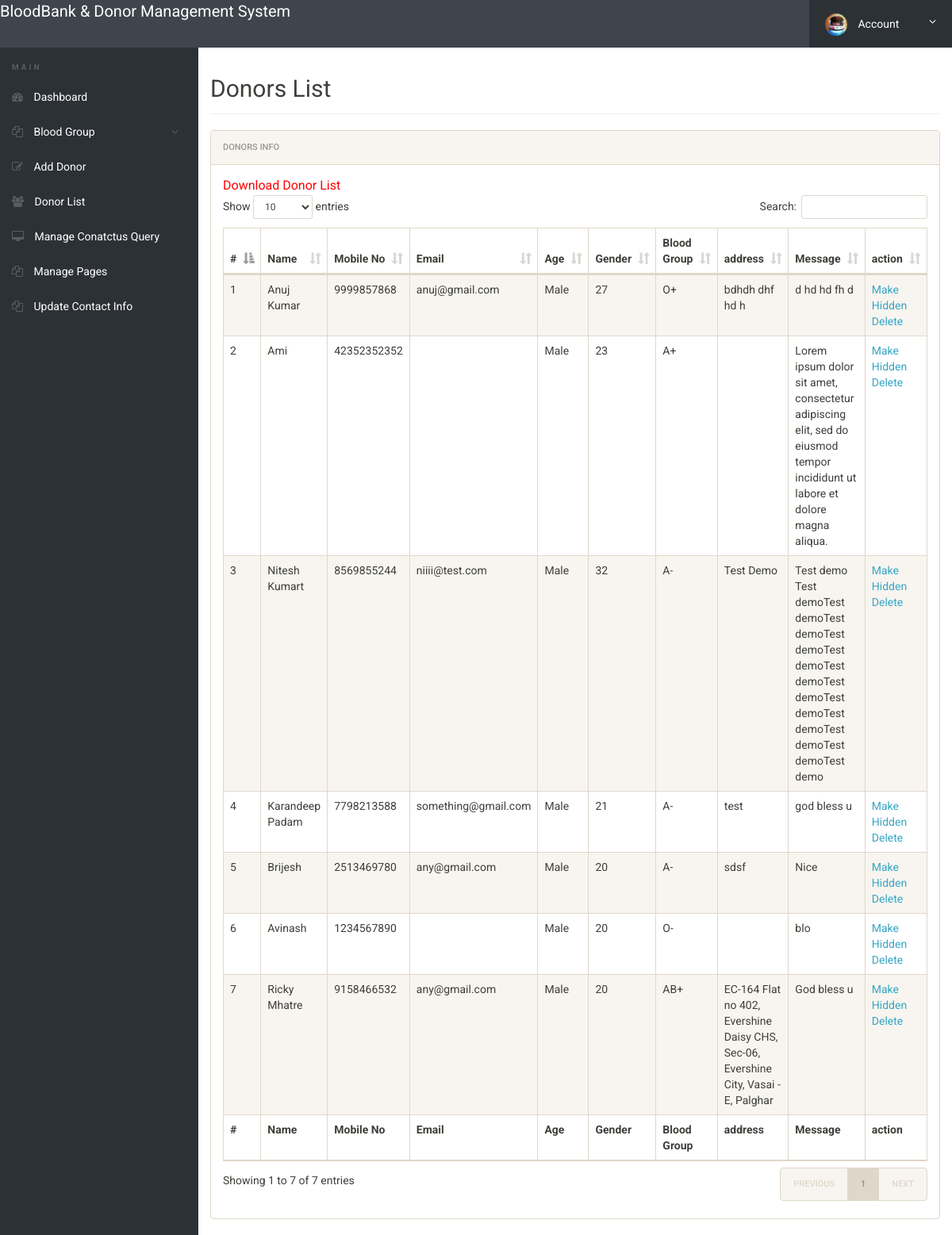
Page /bbdms/admin/donor-list.php (signed in) on the committed database.
### tables this page shows
CREATE TABLE `tblblooddonars` (
  `id` int(11) NOT NULL,
  `FullName` varchar(100) DEFAULT NULL,
  `MobileNumber` char(11) DEFAULT NULL,
  `EmailId` varchar(100) DEFAULT NULL,
  `Gender` varchar(20) DEFAULT NULL,
  `Age` int(11) DEFAULT NULL,
  `BloodGroup` varchar(20) DEFAULT NULL,
  `Address` varchar(255) DEFAULT NULL,
  `Message` mediumtext DEFAULT NULL,
  `PostingDate` timestamp NOT NULL DEFAULT current_timestamp(),
  `status` int(1) DEFAULT NULL
);

### bbdms/admin/donor-list.php (the view, shortened to what this page needs)
<?php
include('includes/config.php');
if(strlen($_SESSION['alogin'])==0)
	{
header('location:index.php');
}
else{
 ?>
<!doctype html>
<html lang="en" class="no-js">
<head>
	<link rel="stylesheet" href="css/font-awesome.min.css">
	<link rel="stylesheet" href="css/bootstrap.min.css">
	<link rel="stylesheet" href="css/dataTables.bootstrap.min.css">
	<link rel="stylesheet" href="css/bootstrap-social.css">
	<link rel="stylesheet" href="css/bootstrap-select.css">
	<link rel="stylesheet" href="css/fileinput.min.css">
	<link rel="stylesheet" href="css/awesome-bootstrap-checkbox.css">
	<link rel="stylesheet" href="css/style.css">
</head>
<body>
	<?php include('includes/header.php');?>
	<div class="ts-main-content">
		<?php include('includes/leftbar.php');?>
		<div class="content-wrapper">
			<div class="container-fluid">
				<div class="row">
					<div class="col-md-12">
						<h2 class="page-title">Donors List</h2>
						<div class="panel panel-default">
							<div class="panel-heading">Donors Info</div>
							<div class="panel-body">
				<a href="download-records.php" style="color:red; font-size:16px;">Download Donor List</a>
								<table id="zctb" class="display table table-striped table-bordered table-hover" cellspacing="0" width="100%">
									<thead>
										<tr>
										<th>#</th>
											<th>Name</th>
											<th>Mobile No</th>
											<th>Email</th>
											<th>Age</th>
											<th>Gender</th>
											<th>Blood Group</th>
											<th>address</th>
											<th>Message </th>
											<th>action </th>
										</tr>
									</thead>
									<tfoot>
										<tr>
										<th>#</th>
										<th>Name</th>
											<th>Mobile No</th>
											<th>Email</th>
											<th>Age</th>
											<th>Gender</th>
											<th>Blood Group</th>
											<th>address</th>
											<th>Message </th>
											<th>action </th>
										</tr>
									</tfoot>
									<tbody>
<?php $sql = "SELECT * from  tblblooddonars ";
$query = $dbh -> prepare($sql);
$query->execute();
$results=$query->fetchAll(PDO::FETCH_OBJ);
$cnt=1;
if($query->rowCount() > 0)
{
foreach($results as $result)
{				?>
										<tr>
											<td><?php echo htmlentities($cnt);?></td>
											<td><?php echo htmlentities($result->FullName);?></td>
											<td><?php echo htmlentities($result->MobileNumber);?></td>
											<td><?php echo htmlentities($result->EmailId);?></td>
											<td><?php echo htmlentities($result->Gender);?></td>
											<td><?php echo htmlentities($result->Age);?></td>
											<td><?php echo htmlentities($result->BloodGroup);?></td>
											<td><?php echo htmlentities($result->Address);?></td>
											<td><?php echo htmlentities($result->Message);?></td>
										<td>
<?php if($result->status==1)
{?>
<a href="donor-list.php?hidden=<?php echo htmlentities($result->id);?>" onclick="return confirm('Do you really want to hiidden this detail')"> Make Hidden</a>
<?php } else {?>
<a href="donor-list.php?public=<?php echo htmlentities($result->id);?>" onclick="return confirm('Do you really want to Public this detail')"> Make Public</a>
<?php } ?>
<a href="donor-list.php?del=<?php echo htmlentities($result->id);?>" onclick="return confirm('Do you really want to delete this record')"> Delete</a>
</td>
										</tr>
										<?php $cnt=$cnt+1; }} ?>
									</tbody>
								</table>
							</div>
						</div>
					</div>
				</div>
			</div>
		</div>
	</div>
</body>
</html>
<?php } ?>

### bbdms/admin/css/style.css (style rules this page uses)
html { font-size: 14px; }
@media only screen and (min-width: 480px) { html { font-size: 17px; } }
@media only screen and (min-width: 768px) { html { font-size: 14px; } }
body { font-size: 1em; }
a { color: #37a6c4; }
.panel { overflow: hidden; }
.page-title { padding-bottom: 15px; margin-bottom: 20px; border-bottom: 1px solid #f0f0f0; }
.ts-main-content .content-wrapper { padding-top: 15px; margin-top: 60px; }
@media only screen and (min-width: 992px) { .ts-main-content .content-wrapper { margin-left: 250px; } }

### rows in the picture
tblblooddonars: FullName "Anuj Kumar", MobileNumber "9999857868", EmailId "anuj@gmail.com", Gender "Male", Age "27", BloodGroup "O+", Address "bdhdh dhf hd h", Message "d hd hd fh d"
tblblooddonars: FullName "Ami", MobileNumber "42352352352", Gender "Male", Age "23", BloodGroup "A+", Message "Lorem ipsum dolor sit amet, consectetur adipiscing elit, sed do eiusmod tempor incididunt ut labore et dolore magna aliqua."
tblblooddonars: FullName "Nitesh Kumart", MobileNumber "8569855244", EmailId "niiii@test.com", Gender "Male", Age "32", BloodGroup "A-", Address "Test Demo", Message "Test demo Test demoTest demoTest demoTest demoTest demoTest demoTest demoTest demoTest demoTest demoTest demoTest demo"
tblblooddonars: FullName "Karandeep Padam", MobileNumber "7798213588", EmailId "something@gmail.com", Gender "Male", Age "21", BloodGroup "A-", Address "test", Message "god bless u"
tblblooddonars: FullName "Brijesh", MobileNumber "2513469780", EmailId "any@gmail.com", Gender "Male", Age "20", BloodGroup "A-", Address "sdsf", Message "Nice"
tblblooddonars: FullName "Avinash", MobileNumber "1234567890", Gender "Male", Age "20", BloodGroup "O-", Message "blo"
tblblooddonars: FullName "Ricky Mhatre", MobileNumber "9158466532", EmailId "any@gmail.com", Gender "Male", Age "20", BloodGroup "AB+", Address "EC-164 Flat no 402, Evershine Daisy CHS, Sec-06, Evershine City, Vasai - E, Palghar", Message "God bless u"
